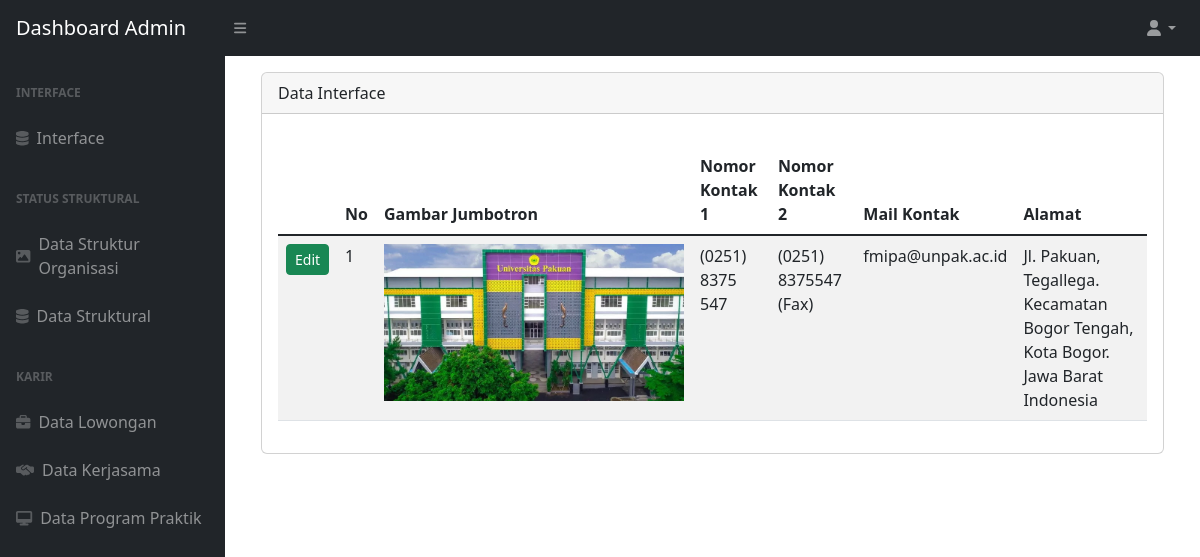
Screenshot of /admin.php?page=interface-admin (signed in) with the database file from the repository.
### tables this page shows
CREATE TABLE `interface` (
  `id` int(10) NOT NULL,
  `jumbotron` varchar(255) NOT NULL,
  `address` text NOT NULL,
  `number_contact1` varchar(255) NOT NULL,
  `number_contact2` varchar(225) NOT NULL,
  `mail_contact` varchar(255) NOT NULL
);

### page/admin/interface.php (the view, shortened to what this page needs)
<div class="container">
  <div class="card mt-3">
    <div class="card-header">
      Data Interface
    </div>
    <div class="card-body">
      <div class="table-responsive mt-3">
        <table class="table table-striped" id="mytable">
          <thead>
            <tr>
              <th></th>
              <th>No</th>
              <th>Gambar Jumbotron</th>
              <th>Nomor Kontak 1</th>
              <th>Nomor Kontak 2</th>
              <th>Mail Kontak</th>
              <th>Alamat</th>
            </tr>
          </thead>
          <tbody>
            <?php
            $query = "SELECT * FROM interface ORDER BY id ASC";
            $result = mysqli_query($koneksi2, $query);
            $no = 1;
            while ($row = mysqli_fetch_assoc($result)) {
            ?>
              <tr>
                <td>
                  <a class="btn btn-success btn-sm" href="admin.php?page=edit-interface&id=<?php echo $row['id']; ?>">Edit</a>
                </td>
                <td><?php echo $no; ?></td>
                <td style="text-align: center;"><img src="image/<?php echo $row['jumbotron']; ?>" style="width: 300px;"></td>
                <td><?php echo $row['number_contact1']; ?></td>
                <td><?php echo $row['number_contact2']; ?></td>
                <td><?php echo $row['mail_contact']; ?></td>
                <td><?php echo $row['address']; ?></td>
              </tr>
            <?php
              $no++;
            }
            ?>
          </tbody>
        </table>
      </div>
    </div>
  </div>
</div>

### rows the page displays
interface: jumbotron (picture), number_contact1 "(0251) 8375 547", number_contact2 "(0251) 8375547 (Fax)", mail_contact "fmipa@unpak.ac.id", address "Jl. Pakuan, Tegallega. Kecamatan Bogor Tengah, Kota Bogor. Jawa Barat Indonesia"
